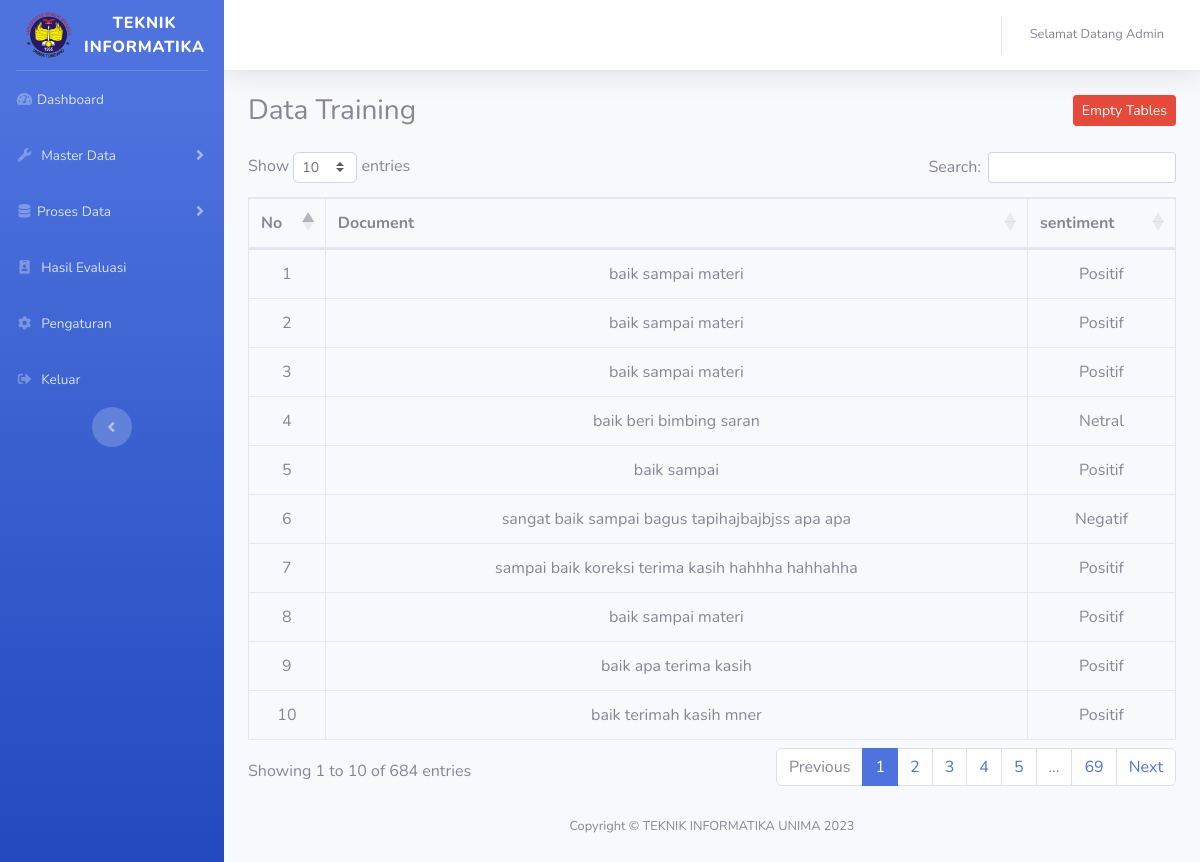
/index.php/admin/data_training, run on the app's committed database.
### tables this page shows
CREATE TABLE `data_training` (
  `id_data_training` int(11) NOT NULL,
  `document` text NOT NULL,
  `aspek` text DEFAULT NULL,
  `sentiment` varchar(10) NOT NULL,
  `tfidf` text DEFAULT NULL
);

### application/controllers/admin/Data_Training.php (called while the page is built, shortened)
  <?php
class Data_Training extends CI_Controller
{
	public function __construct() {
        $this->load->model('LppmModel');
    }
	public function index ()
	{
		$data['eval'] = $this->db->query('SELECT * FROM  evaluasi');
		$data['clean'] = $this->db->query('SELECT * FROM  cleaning');
		$data['stop'] = $this->db->query('SELECT * FROM  stopword');
		$data['stem'] = $this->db->query('SELECT * FROM  stemming');
		$data['label'] = $this->db->query('SELECT sentiment FROM  stemming');
		$data['train'] = $this->db->query('SELECT * FROM  data_training');
		$data['tfidf'] = $this->db->query('SELECT tfidf FROM  data_training');
		$data['title'] = "Data Training";
		$data['training'] = $this->LppmModel->get_data('data_training')->result();
		$this->load->view('templates_admin/header', $data);
		$this->load->view('templates_admin/sidebar');
		$this->load->view('admin/training', $data);
		$this->load->view('templates_admin/footer');
	}
}
?>

### index.php (called while the page is built, shortened)
<?php
require_once BASEPATH.'core/CodeIgniter.php';

### application/models/LppmModel.php (called while the page is built, shortened)
<?php
class LppmModel extends CI_Model {
	public function get_data($table) {
		return $this->db->get($table);
	}
}
?>

### application/views/admin/training.php (the view, shortened to what this page needs)
                <div class="container-fluid">
                    <div class="d-sm-flex align-items-center justify-content-between mb-4">
                    <h1 class="h3 mb-0 text-grey-800"> <?php echo $title ?> </h1>
        <a href="<?php echo base_url('admin/Data_Training/empty_data_training') ?>" class="btn btn-sm btn-danger" onclick="return confirm('Apakah Anda yakin ingin menghapus isi tabel?')">Empty Tables</a>
                </div>
<div class="table-responsive">
<table id="data-tabel" class="table table-bordered mt-2" width="100%" >
<thead>
    <tr class="text-center" >
        <th>No</th>
        <th>Document</th>
        <th>sentiment</th>
    </tr>
</thead>
<tbody>
            <?php $no=1; foreach($training as $b) : ?>
            <tr>
                <td class="text-center"> <?php  echo $no++ ?> </td>
                <td class="text-center"> <?php echo $b->document ?></td>
                <td class="text-center"> <?php echo $b->sentiment ?></td>
            </tr>
             <?php endforeach; ?>
</tbody>
</table>
</div>
</div>

### data on the page
data_training: document "baik sampai materi", sentiment "Positif"
data_training: document "baik sampai materi", sentiment "Positif"
data_training: document "baik sampai materi", sentiment "Positif"
data_training: document "baik beri bimbing saran", sentiment "Netral"
data_training: document "baik sampai", sentiment "Positif"
data_training: document "sangat baik sampai bagus tapihajbajbjss apa apa", sentiment "Negatif"
data_training: document "sampai baik koreksi terima kasih hahhha hahhahha", sentiment "Positif"
data_training: document "baik sampai materi", sentiment "Positif"
data_training: document "baik apa terima kasih", sentiment "Positif"
data_training: document "baik terimah kasih mner", sentiment "Positif"

### other printed values
$title "Data Training"
